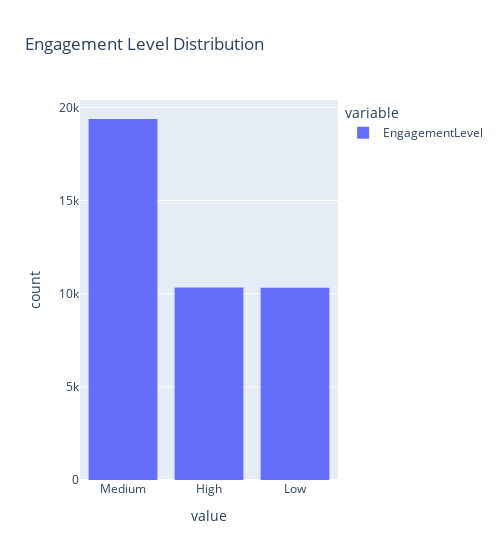

Notebook cell for this chart:
### Markdown cell above
From the dataset, we can see the columns are either numeric or categorical. The target variable is "engagement_level".
For the categorical columns, the unique values are limited, so we can use one-hot encoding to convert them into numeric columns. For the numeric columns, we can use them directly.

### Code cell
# Distribution of target variable
px.histogram(df["EngagementLevel"], title="Engagement Level Distribution", width=500)

### Figure 1 — Plotly figure (JSON) as saved in the notebook; plotly's stock layout.template omitted (floating-point values rounded to 4 significant figures; data arrays with more than 128 entries replaced by an {"elided": "..."} marker saying what was removed)
{"data": [{"alignmentgroup": "True", "bingroup": "x", "hovertemplate": "variable=EngagementLevel<br>value=%{x}<br>count=%{y}<extra></extra>", "legendgroup": "EngagementLevel", "marker": {"color": "#636efa", "pattern": {"shape": ""}}, "name": "EngagementLevel", "offsetgroup": "EngagementLevel", "orientation": "v", "showlegend": true, "type": "histogram", "x": {"elided": "40034 str values"}, "xaxis": "x", "yaxis": "y"}], "layout": {"barmode": "relative", "legend": {"title": {"text": "variable"}, "tracegroupgap": 0}, "title": {"text": "Engagement Level Distribution"}, "width": 500, "xaxis": {"anchor": "y", "domain": [0, 1], "title": {"text": "value"}}, "yaxis": {"anchor": "x", "domain": [0, 1], "title": {"text": "count"}}}}
